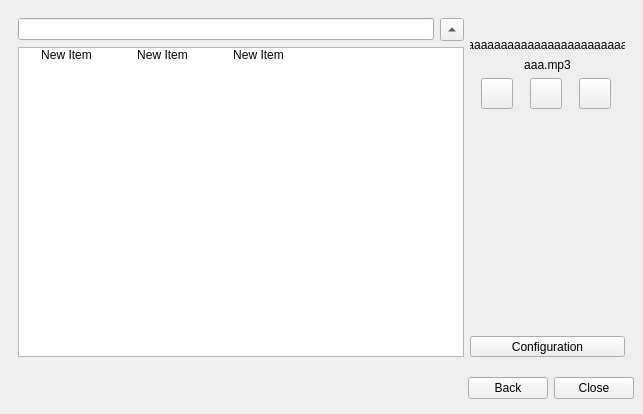
<?xml version="1.0" encoding="UTF-8"?>
<ui version="4.0">
 <class>JDW</class>
 <widget class="QDialog" name="JDW">
  <property name="geometry">
   <rect>
    <x>0</x>
    <y>0</y>
    <width>643</width>
    <height>414</height>
   </rect>
  </property>
  <property name="windowTitle">
   <string>Jabbim Disk Wizard</string>
  </property>
  <layout class="QGridLayout">
   <property name="margin">
    <number>9</number>
   </property>
   <property name="spacing">
    <number>6</number>
   </property>
   <item row="1" column="0">
    <spacer>
     <property name="orientation">
      <enum>Qt::Horizontal</enum>
     </property>
     <property name="sizeHint" stdset="0">
      <size>
       <width>171</width>
       <height>33</height>
      </size>
     </property>
    </spacer>
   </item>
   <item row="1" column="1">
    <widget class="QPushButton" name="back">
     <property name="text">
      <string>Back</string>
     </property>
     <property name="autoDefault">
      <bool>false</bool>
     </property>
    </widget>
   </item>
   <item row="1" column="2">
    <widget class="QPushButton" name="pushButton">
     <property name="text">
      <string>Close</string>
     </property>
     <property name="autoDefault">
      <bool>false</bool>
     </property>
    </widget>
   </item>
   <item row="0" column="0" colspan="3">
    <widget class="QStackedWidget" name="stackedWidget">
     <property name="currentIndex">
      <number>1</number>
     </property>
     <widget class="QWidget" name="page_3">
      <layout class="QGridLayout">
       <property name="margin">
        <number>9</number>
       </property>
       <property name="spacing">
        <number>6</number>
       </property>
       <item row="2" column="1">
        <spacer>
         <property name="orientation">
          <enum>Qt::Vertical</enum>
         </property>
         <property name="sizeHint" stdset="0">
          <size>
           <width>20</width>
           <height>20</height>
          </size>
         </property>
        </spacer>
       </item>
       <item row="0" column="1">
        <spacer>
         <property name="orientation">
          <enum>Qt::Vertical</enum>
         </property>
         <property name="sizeHint" stdset="0">
          <size>
           <width>20</width>
           <height>20</height>
          </size>
         </property>
        </spacer>
       </item>
       <item row="1" column="1">
        <layout class="QGridLayout">
         <property name="margin">
          <number>0</number>
         </property>
         <property name="spacing">
          <number>6</number>
         </property>
         <item row="0" column="0">
          <widget class="QToolButton" name="public">
           <property name="sizePolicy">
            <sizepolicy hsizetype="MinimumExpanding" vsizetype="Preferred">
             <horstretch>0</horstretch>
             <verstretch>0</verstretch>
            </sizepolicy>
           </property>
           <property name="text">
            <string>Public</string>
           </property>
           <property name="icon">
            <iconset>
             <normaloff>jdisk-public.png</normaloff>jdisk-public.png</iconset>
           </property>
           <property name="iconSize">
            <size>
             <width>32</width>
             <height>32</height>
            </size>
           </property>
           <property name="toolButtonStyle">
            <enum>Qt::ToolButtonTextUnderIcon</enum>
           </property>
          </widget>
         </item>
         <item row="0" column="1">
          <widget class="QToolButton" name="private">
           <property name="sizePolicy">
            <sizepolicy hsizetype="MinimumExpanding" vsizetype="Preferred">
             <horstretch>0</horstretch>
             <verstretch>0</verstretch>
            </sizepolicy>
           </property>
           <property name="text">
            <string>Private</string>
           </property>
           <property name="icon">
            <iconset>
             <normaloff>jdisk-private.png</normaloff>jdisk-private.png</iconset>
           </property>
           <property name="iconSize">
            <size>
             <width>32</width>
             <height>32</height>
            </size>
           </property>
           <property name="toolButtonStyle">
            <enum>Qt::ToolButtonTextUnderIcon</enum>
           </property>
          </widget>
         </item>
         <item row="1" column="1">
          <widget class="QToolButton" name="es">
           <property name="sizePolicy">
            <sizepolicy hsizetype="MinimumExpanding" vsizetype="Preferred">
             <horstretch>0</horstretch>
             <verstretch>0</verstretch>
            </sizepolicy>
           </property>
           <property name="text">
            <string>Easyshare</string>
           </property>
           <property name="icon">
            <iconset>
             <normaloff>easy_share32.png</normaloff>easy_share32.png</iconset>
           </property>
           <property name="iconSize">
            <size>
             <width>32</width>
             <height>32</height>
            </size>
           </property>
           <property name="toolButtonStyle">
            <enum>Qt::ToolButtonTextUnderIcon</enum>
           </property>
          </widget>
         </item>
         <item row="1" column="0">
          <widget class="QToolButton" name="album">
           <property name="sizePolicy">
            <sizepolicy hsizetype="MinimumExpanding" vsizetype="Preferred">
             <horstretch>0</horstretch>
             <verstretch>0</verstretch>
            </sizepolicy>
           </property>
           <property name="text">
            <string>Album</string>
           </property>
           <property name="icon">
            <iconset>
             <normaloff>jalbum-32.png</normaloff>jalbum-32.png</iconset>
           </property>
           <property name="iconSize">
            <size>
             <width>32</width>
             <height>32</height>
            </size>
           </property>
           <property name="toolButtonStyle">
            <enum>Qt::ToolButtonTextUnderIcon</enum>
           </property>
          </widget>
         </item>
        </layout>
       </item>
       <item row="1" column="2">
        <spacer>
         <property name="orientation">
          <enum>Qt::Horizontal</enum>
         </property>
         <property name="sizeHint" stdset="0">
          <size>
           <width>40</width>
           <height>20</height>
          </size>
         </property>
        </spacer>
       </item>
       <item row="1" column="0">
        <spacer>
         <property name="orientation">
          <enum>Qt::Horizontal</enum>
         </property>
         <property name="sizeHint" stdset="0">
          <size>
           <width>40</width>
           <height>20</height>
          </size>
         </property>
        </spacer>
       </item>
      </layout>
     </widget>
     <widget class="QWidget" name="page">
      <layout class="QGridLayout" name="gridLayout">
       <item row="0" column="0">
        <layout class="QGridLayout" name="mainLayout">
         <item row="0" column="0">
          <layout class="QGridLayout" name="leftLayout">
           <item row="0" column="0">
            <widget class="QLineEdit" name="path"/>
           </item>
           <item row="0" column="1">
            <widget class="QToolButton" name="up">
             <property name="toolTip">
              <string>Up</string>
             </property>
             <property name="text">
              <string>...</string>
             </property>
             <property name="arrowType">
              <enum>Qt::UpArrow</enum>
             </property>
            </widget>
           </item>
           <item row="1" column="0" colspan="2">
            <widget class="QListWidget" name="tree">
             <property name="selectionMode">
              <enum>QAbstractItemView::ExtendedSelection</enum>
             </property>
             <property name="iconSize">
              <size>
               <width>32</width>
               <height>32</height>
              </size>
             </property>
             <property name="movement">
              <enum>QListView::Static</enum>
             </property>
             <property name="gridSize">
              <size>
               <width>96</width>
               <height>48</height>
              </size>
             </property>
             <property name="viewMode">
              <enum>QListView::IconMode</enum>
             </property>
             <item>
              <property name="text">
               <string>New Item</string>
              </property>
             </item>
             <item>
              <property name="text">
               <string>New Item</string>
              </property>
             </item>
             <item>
              <property name="text">
               <string>New Item</string>
              </property>
             </item>
            </widget>
           </item>
          </layout>
         </item>
         <item row="0" column="1">
          <layout class="QVBoxLayout" name="rightLayout">
           <item>
            <widget class="QLabel" name="image">
             <property name="minimumSize">
              <size>
               <width>128</width>
               <height>0</height>
              </size>
             </property>
             <property name="text">
              <string/>
             </property>
             <property name="alignment">
              <set>Qt::AlignCenter</set>
             </property>
             <property name="wordWrap">
              <bool>true</bool>
             </property>
            </widget>
           </item>
           <item>
            <widget class="QLabel" name="filename">
             <property name="maximumSize">
              <size>
               <width>155</width>
               <height>16777215</height>
              </size>
             </property>
             <property name="text">
              <string>aaaaaaaaaaaaaaaaaaaaaaaaaaaaaaaaaaaaaaaaaa.mp3</string>
             </property>
             <property name="textFormat">
              <enum>Qt::PlainText</enum>
             </property>
             <property name="alignment">
              <set>Qt::AlignCenter</set>
             </property>
             <property name="wordWrap">
              <bool>true</bool>
             </property>
             <property name="textInteractionFlags">
              <set>Qt::LinksAccessibleByMouse</set>
             </property>
            </widget>
           </item>
           <item>
            <widget class="QLabel" name="filesize">
             <property name="maximumSize">
              <size>
               <width>155</width>
               <height>16777215</height>
              </size>
             </property>
             <property name="text">
              <string>aaa.mp3</string>
             </property>
             <property name="alignment">
              <set>Qt::AlignCenter</set>
             </property>
             <property name="textInteractionFlags">
              <set>Qt::TextSelectableByMouse</set>
             </property>
            </widget>
           </item>
           <item>
            <layout class="QHBoxLayout" name="horizontalLayout">
             <item>
              <widget class="QToolButton" name="download">
               <property name="sizePolicy">
                <sizepolicy hsizetype="Fixed" vsizetype="Fixed">
                 <horstretch>0</horstretch>
                 <verstretch>0</verstretch>
                </sizepolicy>
               </property>
               <property name="sizeIncrement">
                <size>
                 <width>2</width>
                 <height>0</height>
                </size>
               </property>
               <property name="toolTip">
                <string>Download</string>
               </property>
               <property name="text">
                <string/>
               </property>
               <property name="icon">
                <iconset>
                 <normaloff>document-save.png</normaloff>document-save.png</iconset>
               </property>
               <property name="iconSize">
                <size>
                 <width>24</width>
                 <height>24</height>
                </size>
               </property>
               <property name="toolButtonStyle">
                <enum>Qt::ToolButtonTextUnderIcon</enum>
               </property>
              </widget>
             </item>
             <item>
              <widget class="QToolButton" name="upload">
               <property name="sizePolicy">
                <sizepolicy hsizetype="Fixed" vsizetype="Fixed">
                 <horstretch>0</horstretch>
                 <verstretch>0</verstretch>
                </sizepolicy>
               </property>
               <property name="sizeIncrement">
                <size>
                 <width>2</width>
                 <height>0</height>
                </size>
               </property>
               <property name="toolTip">
                <string>Upload</string>
               </property>
               <property name="text">
                <string/>
               </property>
               <property name="icon">
                <iconset>
                 <normaloff>upload.png</normaloff>upload.png</iconset>
               </property>
               <property name="iconSize">
                <size>
                 <width>24</width>
                 <height>24</height>
                </size>
               </property>
               <property name="toolButtonStyle">
                <enum>Qt::ToolButtonTextUnderIcon</enum>
               </property>
              </widget>
             </item>
             <item>
              <widget class="QToolButton" name="remove">
               <property name="sizePolicy">
                <sizepolicy hsizetype="Fixed" vsizetype="Fixed">
                 <horstretch>0</horstretch>
                 <verstretch>0</verstretch>
                </sizepolicy>
               </property>
               <property name="sizeIncrement">
                <size>
                 <width>2</width>
                 <height>0</height>
                </size>
               </property>
               <property name="toolTip">
                <string>Delete</string>
               </property>
               <property name="text">
                <string/>
               </property>
               <property name="icon">
                <iconset>
                 <normaloff>edit-delete.png</normaloff>edit-delete.png</iconset>
               </property>
               <property name="iconSize">
                <size>
                 <width>24</width>
                 <height>24</height>
                </size>
               </property>
               <property name="toolButtonStyle">
                <enum>Qt::ToolButtonTextUnderIcon</enum>
               </property>
              </widget>
             </item>
            </layout>
           </item>
           <item>
            <widget class="QLabel" name="description">
             <property name="maximumSize">
              <size>
               <width>155</width>
               <height>180</height>
              </size>
             </property>
             <property name="text">
              <string/>
             </property>
             <property name="textFormat">
              <enum>Qt::PlainText</enum>
             </property>
             <property name="wordWrap">
              <bool>true</bool>
             </property>
             <property name="textInteractionFlags">
              <set>Qt::LinksAccessibleByMouse|Qt::TextSelectableByMouse</set>
             </property>
            </widget>
           </item>
           <item>
            <spacer name="verticalSpacer">
             <property name="orientation">
              <enum>Qt::Vertical</enum>
             </property>
             <property name="sizeHint" stdset="0">
              <size>
               <width>20</width>
               <height>40</height>
              </size>
             </property>
            </spacer>
           </item>
           <item>
            <widget class="QToolButton" name="configuration">
             <property name="sizePolicy">
              <sizepolicy hsizetype="Preferred" vsizetype="Preferred">
               <horstretch>0</horstretch>
               <verstretch>0</verstretch>
              </sizepolicy>
             </property>
             <property name="maximumSize">
              <size>
               <width>155</width>
               <height>16777215</height>
              </size>
             </property>
             <property name="sizeIncrement">
              <size>
               <width>2</width>
               <height>0</height>
              </size>
             </property>
             <property name="toolTip">
              <string>EasyShare setting</string>
             </property>
             <property name="text">
              <string>Configuration</string>
             </property>
             <property name="icon">
              <iconset>
               <normaloff>easy_share32.png</normaloff>easy_share32.png</iconset>
             </property>
             <property name="iconSize">
              <size>
               <width>24</width>
               <height>24</height>
              </size>
             </property>
             <property name="toolButtonStyle">
              <enum>Qt::ToolButtonTextUnderIcon</enum>
             </property>
            </widget>
           </item>
          </layout>
         </item>
        </layout>
       </item>
      </layout>
     </widget>
     <widget class="QWidget" name="page_2">
      <layout class="QGridLayout">
       <property name="margin">
        <number>9</number>
       </property>
       <property name="spacing">
        <number>6</number>
       </property>
       <item row="0" column="0">
        <widget class="QWidget" name="prog" native="true"/>
       </item>
       <item row="1" column="0">
        <spacer>
         <property name="orientation">
          <enum>Qt::Vertical</enum>
         </property>
         <property name="sizeHint" stdset="0">
          <size>
           <width>20</width>
           <height>40</height>
          </size>
         </property>
        </spacer>
       </item>
      </layout>
     </widget>
    </widget>
   </item>
  </layout>
 </widget>
 <tabstops>
  <tabstop>download</tabstop>
  <tabstop>upload</tabstop>
  <tabstop>pushButton</tabstop>
 </tabstops>
 <resources/>
 <connections>
  <connection>
   <sender>pushButton</sender>
   <signal>clicked()</signal>
   <receiver>JDW</receiver>
   <slot>reject()</slot>
   <hints>
    <hint type="sourcelabel">
     <x>305</x>
     <y>314</y>
    </hint>
    <hint type="destinationlabel">
     <x>230</x>
     <y>281</y>
    </hint>
   </hints>
  </connection>
 </connections>
</ui>
